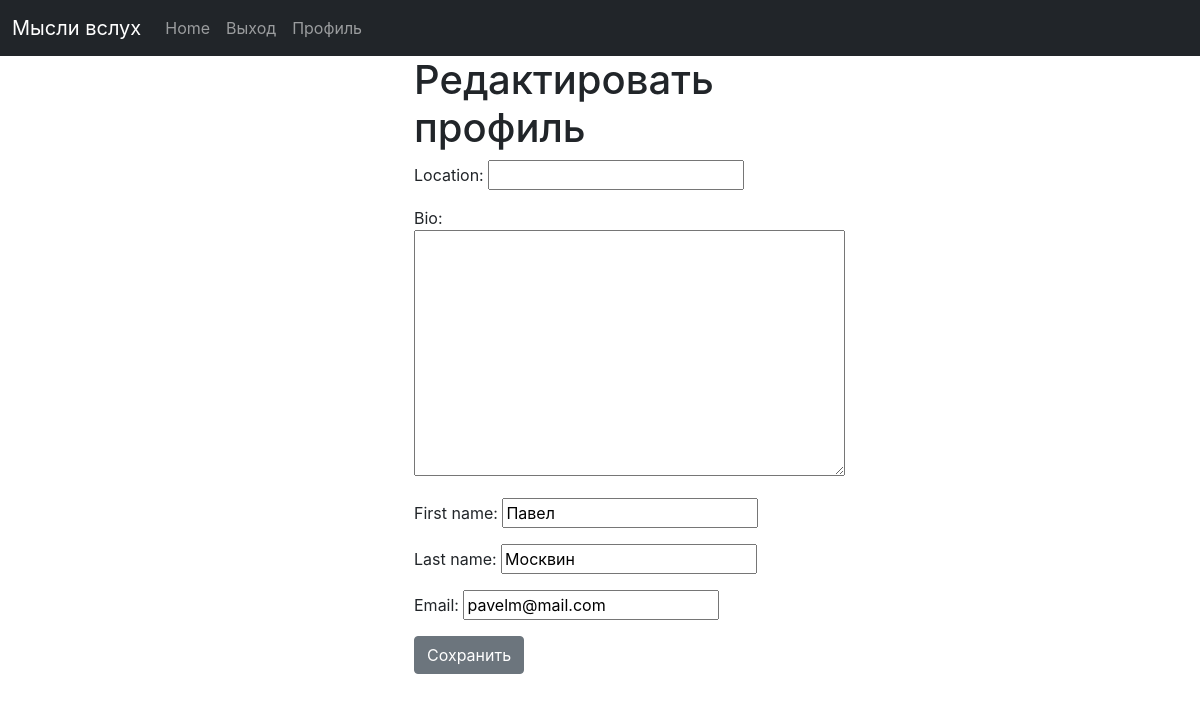
/profile/edit (signed in), run on an earlier commit of the app's database.
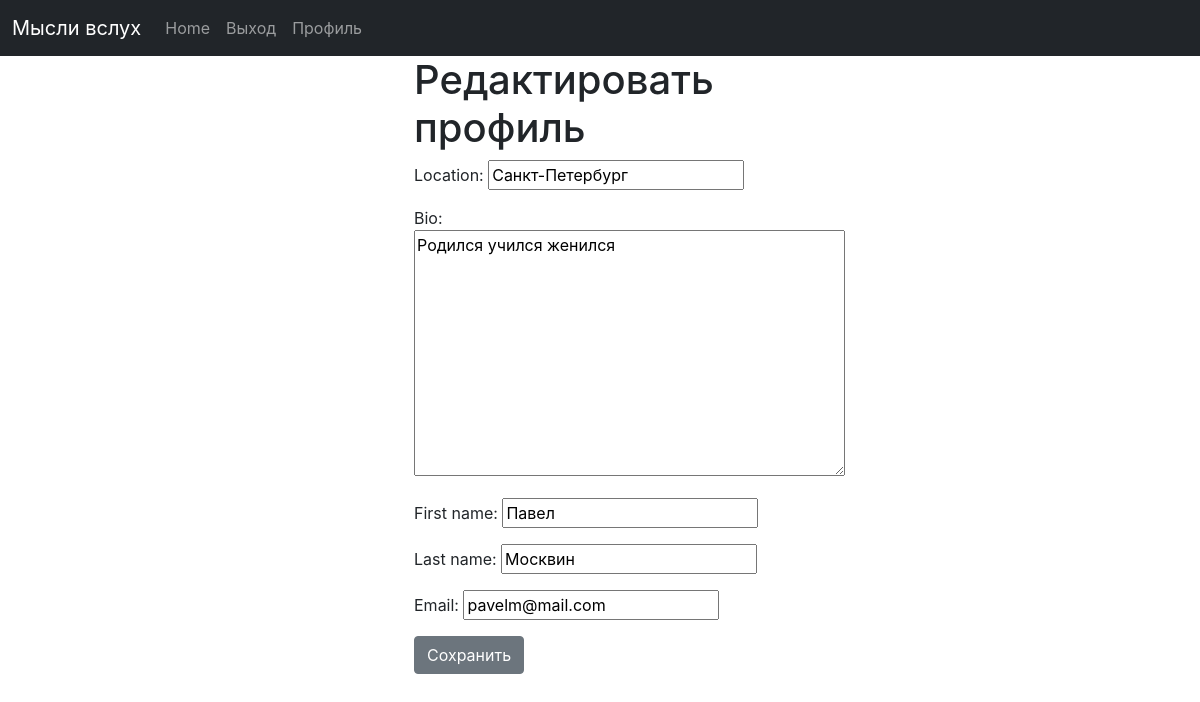
And on a later commit of the database.
### profiles/models.py (models this page shows)
class Profile(models.Model):
    user = models.OneToOneField(User, on_delete=models.CASCADE)
    location = models.CharField(max_length=200, null=True, blank=True)
    bio = models.TextField(null=True, blank=True)
    followers = models.ManyToManyField(User, related_name="following", blank=True)
    timestamp = models.DateTimeField(auto_now_add=True)
    updated = models.DateTimeField(auto_now=True)

### profiles/views.py (the view, shortened to what this page needs)
# urls.py: path('edit', profile_update),
def profile_update(request, *args, **kwargs):
    if not request.user.is_authenticated:
        return redirect("/login?next=/profile/update")
    user = request.user
    user_data = {
        "first_name": user.first_name,
        "last_name": user.last_name,
        "email": user.email,
    }
    my_profile = request.user.profile
    form = ProfileForm(request.POST or None, instance=my_profile, initial=user_data)
    context = {
        "form": form,
        "btn_label": "Сохранить",
        "title": "Редактировать профиль",
    }
    return render(request, "profiles/form.html", context)

### profiles/forms.py
class ProfileForm(forms.ModelForm):
    first_name = forms.CharField(required=False)
    last_name = forms.CharField(required=False)
    email = forms.CharField(required=False)
    class Meta:
        model = Profile
        fields = ['location', 'bio']

### templates/profiles/form.html (shortened to what this page needs)
{% extends 'base.html' %}
{% block content %}
<div class="col-10 col-md-4 mx-auto">
    <h1>{{ title }}</h1>
    {% include "components/form.html" with form=form btn_label=btn_label %}
</div>
{% endblock content %}

### templates/components/form.html (shortened to what this page needs)
<form method="POST">
    {{ form.as_p }}
    <button type="submit" class="btn btn-secondary">{% if btn_label %} {{ btn_label }} {% else %} Запостить {% endif %}</button>
</form>

What changed in the data, as far as the page shows it:
now on this page (row edited): Profile: location "Санкт-Петербург", bio "Родился учился женился"
